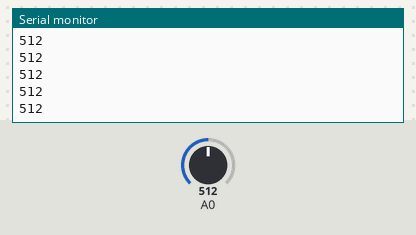
This sketch was run on a simulated Arduino Uno, built with avr-gcc and run on an emulated ATmega328P. Parts: the last lines printed to the serial monitor. Inputs (shaded band) come from the test bench; at power-on: A0 = 512.

Above: at 1.2 s.
1.3 s: A0 set to 716
At 1.31 s:
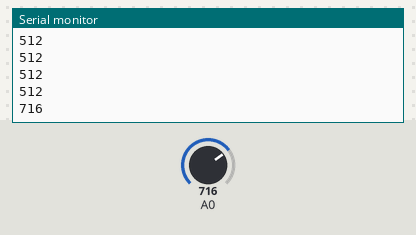
2.8 s: A0 set to 900
At 2.81 s:
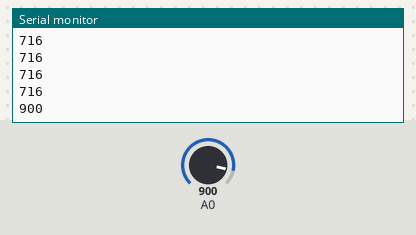
Timing chart, 0 to 5.8 s (numbered marks = the images above; inputs shaded):
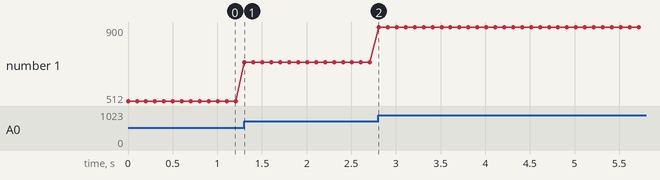

Measured:
- after the input at 1.3 s, the serial monitor: prints a new line at once (image 1)
- after the input at 2.8 s, the serial monitor: prints a new line at once (image 2)
- plotted number 1: 512 → 716 after the input at 1.3 s, 716 → 900 after the input at 2.8 s

The sketch:

analog_input.ino
```cpp
// Basic analog input for use with potentiometers, photocells, etc.

int analog0; // A variable to hold analog input. Analog input will always be a range of numbers between 0~1023

void setup(){
  // Analog input does not use pinMode()!
	Serial.begin(9600); // Start communication for Serial Monitor
}

void loop(){
  analog0 = analogRead(0); // Read input from the specified analog pin.
  Serial.println(analog0); // Send number to the Serial Monitor
  delay(100); // Always use a small delay after printing messages
}
```
